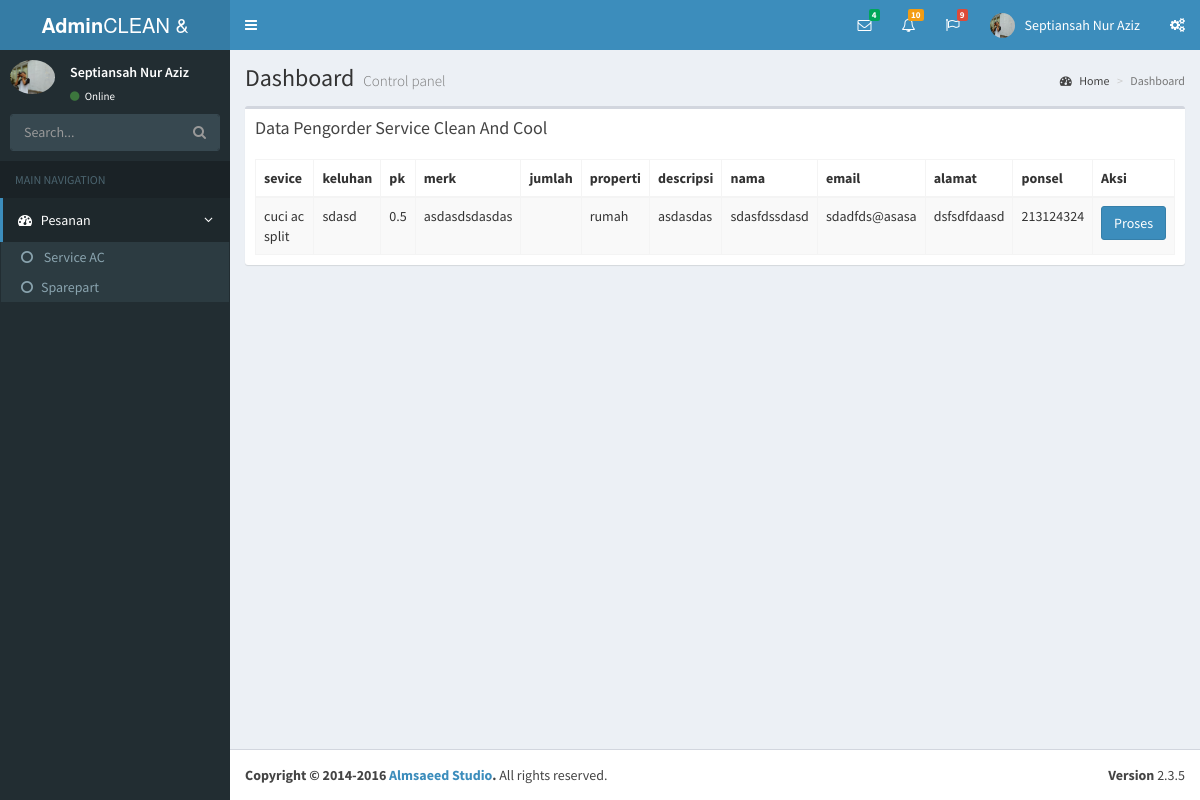
The page /admin/index.php (signed in) on the database its author committed.
### tables this page shows
CREATE TABLE `booking` (
  `service` varchar(30) NOT NULL,
  `keluhan` varchar(50) NOT NULL,
  `pk` varchar(10) NOT NULL,
  `merk` varchar(20) NOT NULL,
  `jumlah` varchar(20) NOT NULL,
  `properti` varchar(30) NOT NULL,
  `descripsi` varchar(50) NOT NULL,
  `nama` varchar(30) NOT NULL,
  `email` varchar(20) NOT NULL,
  `alamat` varchar(30) NOT NULL,
  `ponsel` varchar(15) NOT NULL
);

### admin/daftar_service.php (the view, shortened to what this page needs)
<div class="content-wrapper">
  <section class="content-header">
    <h1>
      Dashboard
      <small>Control panel</small>
    </h1>
    <ol class="breadcrumb">
      <li><a href="#"><i class="fa fa-dashboard"></i> Home</a></li>
      <li class="active">Dashboard</li>
    </ol>
  </section>
  <section class="content">
    <div class="row">
      <section class="col-lg-12 connectedSortable">
        <div class="box">
          <div class="box-header">
            <h3 class="box-title">Data Pengorder Service Clean And Cool</h3>
          </div>
          <div class="box-body">
            <table id="example1" class="table table-bordered table-striped">
              <thead>
              <tr>
                <th>sevice</th>
                <th>keluhan</th>
                <th>pk</th>
                <th>merk</th>
                <th>jumlah</th>
                <th>properti</th>
                <th>descripsi</th>
                <th>nama</th>
                <th>email</th>
                <th>alamat</th>
                <th>ponsel</th>
                <th>Aksi</th>
              </tr>
              </thead>
              <?php $no=1; $result = mysql_query("SELECT * FROM booking");
              while ($r=mysql_fetch_array($result)) { ?>
              <tbody>
              <tr>
                <td><?php echo "",$r['service']; ?> </td>
                <td><?php echo "",$r['keluhan']; ?> </td>
                <td><?php echo "",$r['pk']; ?> </td>
                <td><?php echo "",$r['merk']; ?> </td>
                <td><?php echo "",$r['jumlah']; ?> </td>
                <td><?php echo "",$r['properti']; ?> </td>
                <td><?php echo "",$r['descripsi']; ?> </td>
                <td><?php echo "",$r['nama']; ?> </td>
                <td><?php echo "",$r['email']; ?> </td>
                  <td><?php echo "",$r['alamat']; ?> </td>
                <td><?php echo "",$r['ponsel']; ?> </td>
                <td>
                  <a href="#" class="btn btn-primary">Proses</a>
                </td>
              </tr>
              <?php } ?>
              </tbody>
            </table>
          </div>
        </div>
      </section>
    </div>
  </section>
</div>

### rows shown on the page
booking: service "cuci ac split", keluhan "sdasd", pk "0.5", merk "asdasdsdasdas", properti "rumah", descripsi "asdasdas", nama "sdasfdssdasd", email "sdadfds@asasa", alamat "dsfsdfdaasd", ponsel "213124324"
